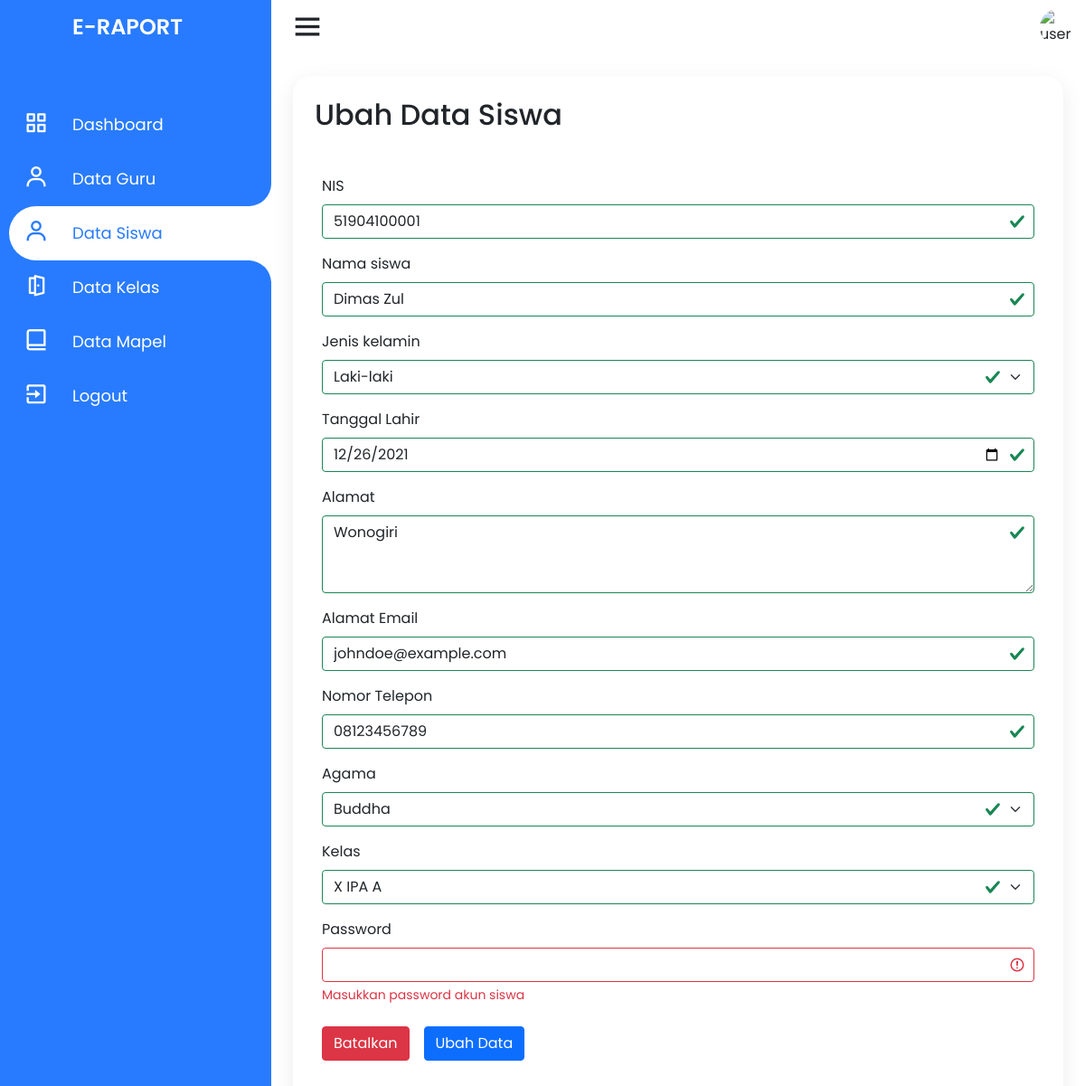
The page /admin/ubah-data-siswa?nis=51904100001 (signed in) on the database as committed earlier.
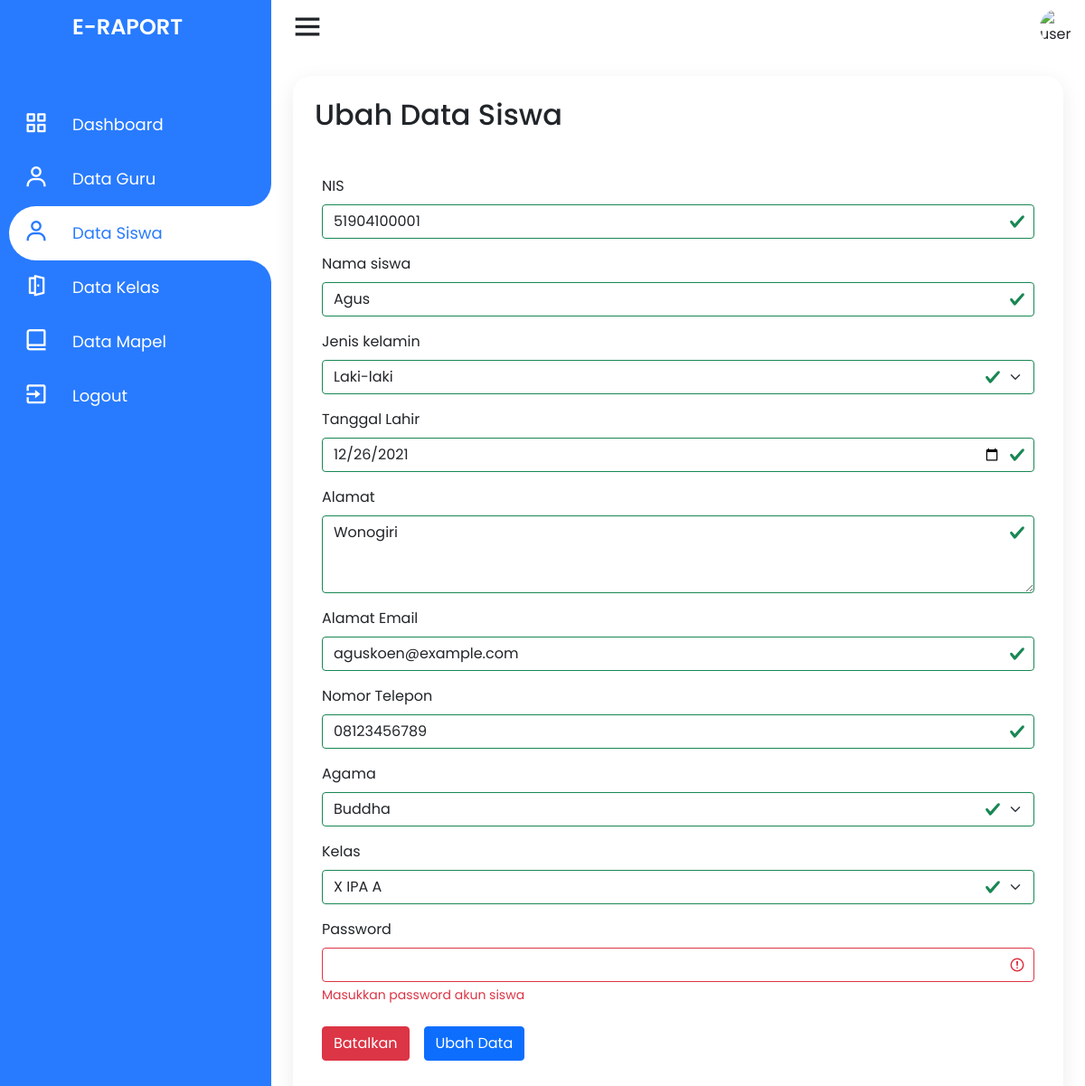
The same page on the database as committed later.
### tables this page shows
CREATE TABLE `siswa` (
  `nis` varchar(11) NOT NULL,
  `nama_siswa` varchar(50) NOT NULL,
  `jenis_kelamin` enum('Laki-laki','Perempuan') NOT NULL,
  `alamat` text NOT NULL,
  `email` varchar(50) NOT NULL,
  `no_telp` varchar(14) NOT NULL,
  `agama` enum('Islam','Kristen','Katolik','Hindu','Budha','Konghuchu') NOT NULL,
  `id_kelas` int(11) NOT NULL,
  `tanggal_lahir` date NOT NULL,
  `password` varchar(255) NOT NULL,
  PRIMARY KEY (`nis`),
  KEY `siswa_ibfk_1` (`id_kelas`),
  CONSTRAINT `siswa_ibfk_1` FOREIGN KEY (`id_kelas`) REFERENCES `kelas` (`id_kelas`) ON DELETE CASCADE ON UPDATE CASCADE
);

### admin/ubah-data-siswa.php (the view, shortened to what the changed rows need)
<?php
require_once dirname(__FILE__) . '/../connection.php';
if (isset($_GET['nis'])) {
    $siswaid = $_GET['nis'];
} else {
    header('location: data-siswa');
}
?>
<!DOCTYPE html>
<html lang="en" dir="ltr">
<head>
    <link rel="stylesheet" href="style.css">
    <link href='https://unpkg.com/boxicons@2.0.7/css/boxicons.min.css' rel='stylesheet'>
    <link href="https://cdn.jsdelivr.net/npm/bootstrap@5.1.3/dist/css/bootstrap.min.css" rel="stylesheet">
    <link rel="stylesheet" href="../assets/css/style.css">
</head>
<body>
    <div class="container">
        <div class="navigation">
            <ul>
                <li>
                    <a href="#">
                        <h1 class="title">E-Raport</h1>
                    </a>
                </li>
            </ul>
        </div>
    </div>
    <div class="main">
        <div class="konten">
            <h2 class="konten_title">
                Ubah Data Siswa
            </h2>
            <div class="konten_isi">
                <?php
                $result_siswa = $conn->query("SELECT * FROM siswa WHERE nis = $siswaid LIMIT 1");
                if ($result_siswa && $result_siswa->num_rows > 0) {
                    while ($row = $result_siswa->fetch_assoc()) {
                ?>
                        <form action="../controller/action_siswa" method="post" class="konten_ubah_nilai was-validated">
                            <div class="mb-3">
                                <label for="nisSiswa" class="form-label">NIS</label>
                                <input type="text" name="nis" class="form-control" id="nisSiswa" required value="<?php echo $row['nis']; ?>">
                            </div>
                            <div class="mb-3">
                                <label for="namaSiswa" class="form-label">Nama siswa</label>
                                <input type="text" name="nama" class="form-control" id="namaSiswa" required value="<?php echo $row['nama_siswa']; ?>">
                            </div>
                            <div class="mb-3">
                                <label for="jkSiswa" class="form-label">Jenis kelamin</label>
                                <select name="jenkel" class="form-select" id="jkSiswa" required value="<?php echo $row['jenis_kelamin']; ?>">
                                    <option value="Laki-laki" selected>Laki-laki</option>
                                </select>
                            </div>
                            <div class="mb-3">
                                <label for="tanggalLahirSiswa" class="form-label">Tanggal Lahir</label>
                                <input type="date" name="tanggallahir" class="form-control" id="tanggalLahirSiswa" required value="<?php echo $row['tanggal_lahir']; ?>">
                            </div>
                            <div class="mb-3">
                                <label for="alamatSiswa" class="form-label">Alamat</label>
                                <textarea class="form-control" name="alamat" id="alamatSiswa" rows="3" required><?php echo $row['alamat']; ?></textarea>
                            </div>
                            <div class="mb-3">
                                <label for="emailSiswa" class="form-label">Alamat Email</label>
                                <input type="email" name="email" class="form-control" id="emailSiswa" placeholder="name@example.com" required value="<?php echo $row['email']; ?>">
                            </div>
                            <div class="mb-3">
                                <label for="noTelpSiswa" class="form-label">Nomor Telepon</label>
                                <input type="number" name="telepon" class="form-control" id="noTelpSiswa" placeholder="08123456789" required value="<?php echo $row['no_telp']; ?>">
                            </div>
                            <div class="mb-3">
                                <label for="agamaSiswa" class="form-label">Agama</label>
                                <select name="agama" class="form-select" id="agamaSiswa" required value="<?php echo $row['agama']; ?>">
                                    <option value="Buddha" selected>Buddha</option>
                                </select>
                            </div>
                            <div class="mb-3">
                                <label for="kelasSiswa" class="form-label">Kelas</label>
                                <select name="kelas" class="form-select" id="kelasSiswa" required value="<?php echo $row['id_kelas']; ?>">
                                    <?php
                                    $result_kelas = $conn->query("SELECT * FROM kelas");
                                    if ($result_kelas && $result_kelas->num_rows > 0) {
                                        while ($row = $result_kelas->fetch_assoc()) {
                                            echo "
                                    <option value='${row['id_kelas']}'>${row['nama_kelas']}</option>
                                ";
                                        }
                                    }
                                    ?>
                                </select>
                            </div>
                            <div class="mb-3">
                                <label for="passwordSiswa" class="form-label">Password</label>
                                <input type="password" name="passsiswa" class="form-control" id="passwordSiswa" required>
                                <div class="invalid-feedback">
                                    Masukkan password akun siswa
                                </div>
                            </div>
                            <div class="konten_ubah_nilai_opsi">
                                <button onclick="window.location.replace('../admin/data-siswa'); return false;" type="button" class="btn btn-danger">Batalkan</button>
                                <button type="submit" name="ubah-siswa" class="btn btn-primary">Ubah Data</button>
                            </div>
                        </form>
                <?php
                    }
                }
                ?>
            </div>
        </div>
    </div>
</body>
</html>

Rows that differ between the two databases and show on the page:
changed siswa "Laki-laki": nama "Dimas Zul" → "Agus"; email "johndoe@example.com" → "aguskoen@example.com"
